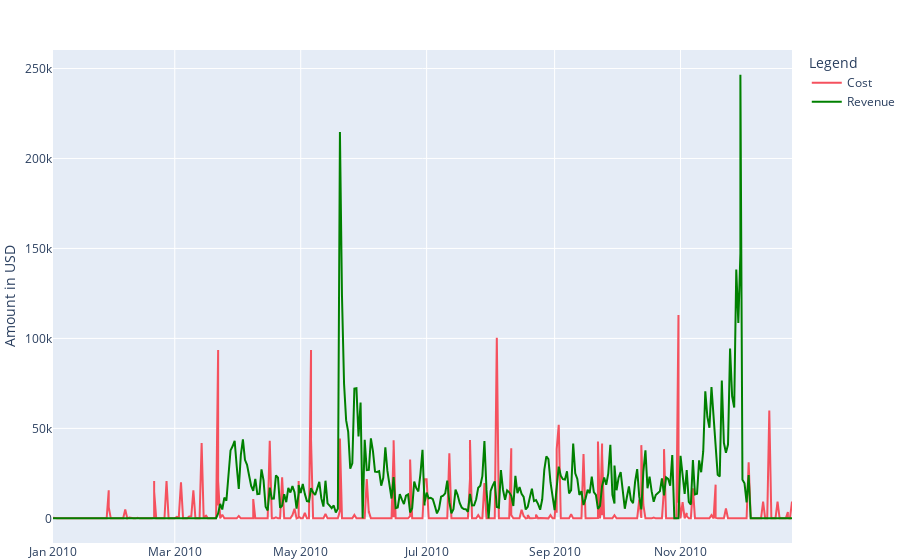

Notebook source saved alongside this figure:
### Markdown cell above
### Visualize with `go`

### Code cell
import plotly.graph_objects as go

fig = go.Figure()

fig.add_trace(go.Line(x = df_main['date'], 
                      y = df_main['cost'], 
                      name = 'Cost', 
                      hovertemplate="$%{y}", 
                      marker_color='rgb(245, 81, 94)'))

fig.add_trace(go.Line(x = df_main['date'], 
                      y = df_main['revenue'], 
                      name = 'Revenue', 
                      hovertemplate="$%{y}", 
                      marker_color = 'green'))

fig.update_layout(yaxis_title_text = 'Amount in USD', 
                  hovermode='x unified', 
                  margin = {"l": 0, "r": 0, "t": 50, "b": 0}, 
                  legend_title_text = 'Legend')

fig.show()

### Figure 1 — Plotly figure (JSON) as saved in the notebook; plotly's stock layout.template omitted (floating-point values rounded to 4 significant figures; data arrays with more than 128 entries replaced by an {"elided": "..."} marker saying what was removed)
{"data": [{"hovertemplate": "$%{y}", "marker": {"color": "rgb(245, 81, 94)"}, "name": "Cost", "type": "scatter", "x": {"elided": "401 str values"}, "y": {"elided": "401 float values"}}, {"hovertemplate": "$%{y}", "marker": {"color": "green"}, "name": "Revenue", "type": "scatter", "x": {"elided": "401 str values"}, "y": {"elided": "401 float values"}}], "layout": {"hovermode": "x unified", "legend": {"title": {"text": "Legend"}}, "margin": {"b": 0, "l": 0, "r": 0, "t": 50}, "yaxis": {"title": {"text": "Amount in USD"}}}}
